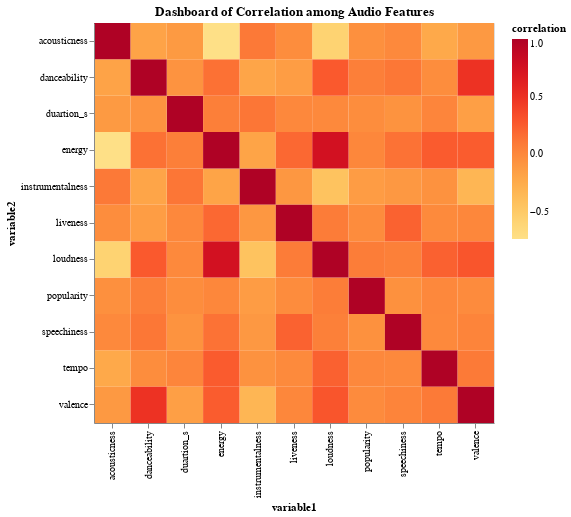

The notebook cell saved with this chart:
### Code cell
view3 = alt.Chart(cor_data).mark_rect().encode(
    alt.X('variable1:O'),
    alt.Y('variable2:O'),
    alt.Color('correlation',scale=alt.Scale(scheme='yelloworangered')),
    alt.Tooltip(['variable1','variable2','correlation_label']),
).interactive().properties(
    width=400, height=400,
    title = 'Dashboard of Correlation among Audio Features')
view3

### Figure 1 — Vega-Lite specification as saved in the notebook (floating-point values rounded to 4 significant figures)
{"config": {"view": {"continuousWidth": 400, "continuousHeight": 300}}, "data": {"name": "data-19965ee248c593342f4a331a4b3c11b7"}, "mark": "rect", "encoding": {"color": {"field": "correlation", "scale": {"scheme": "yelloworangered"}, "type": "quantitative"}, "tooltip": [{"field": "variable1", "type": "nominal"}, {"field": "variable2", "type": "nominal"}, {"field": "correlation_label", "type": "nominal"}], "x": {"field": "variable1", "type": "ordinal"}, "y": {"field": "variable2", "type": "ordinal"}}, "height": 400, "selection": {"selector032": {"type": "interval", "bind": "scales", "encodings": ["x", "y"]}}, "title": "Dashboard of Correlation among Audio Features", "width": 400, "$schema": "https://vega.github.io/schema/vega-lite/v4.17.0.json", "datasets": {"data-19965ee248c593342f4a331a4b3c11b7": [{"variable1": "popularity", "variable2": "popularity", "correlation": 1.0, "correlation_label": "1.00"}, {"variable1": "popularity", "variable2": "tempo", "correlation": 0.007267, "correlation_label": "0.01"}, {"variable1": "popularity", "variable2": "duartion_s", "correlation": -0.02312, "correlation_label": "-0.02"}, {"variable1": "popularity", "variable2": "danceability", "correlation": 0.06428, "correlation_label": "0.06"}, {"variable1": "popularity", "variable2": "loudness", "correlation": 0.07168, "correlation_label": "0.07"}, {"variable1": "popularity", "variable2": "speechiness", "correlation": -0.04709, "correlation_label": "-0.05"}, {"variable1": "popularity", "variable2": "acousticness", "correlation": -0.03885, "correlation_label": "-0.04"}, {"variable1": "popularity", "variable2": "instrumentalness", "correlation": -0.1275, "correlation_label": "-0.13"}, {"variable1": "popularity", "variable2": "liveness", "correlation": -0.01385, "correlation_label": "-0.01"}, {"variable1": "popularity", "variable2": "energy", "correlation": 0.01373, "correlation_label": "0.01"}, {"variable1": "popularity", "variable2": "valence", "correlation": -0.01152, "correlation_label": "-0.01"}, {"variable1": "tempo", "variable2": "popularity", "correlation": 0.007267, "correlation_label": "0.01"}, {"variable1": "tempo", "variable2": "tempo", "correlation": 1.0, "correlation_label": "1.00"}, {"variable1": "tempo", "variable2": "duartion_s", "correlation": 0.02599, "correlation_label": "0.03"}, {"variable1": "tempo", "variable2": "danceability", "correlation": -0.02133, "correlation_label": "-0.02"}, {"variable1": "tempo", "variable2": "loudness", "correlation": 0.2287, "correlation_label": "0.23"}, {"variable1": "tempo", "variable2": "speechiness", "correlation": 0.004032, "correlation_label": "0.00"}, {"variable1": "tempo", "variable2": "acousticness", "correlation": -0.2202, "correlation_label": "-0.22"}, {"variable1": "tempo", "variable2": "instrumentalness", "correlation": -0.05689, "correlation_label": "-0.06"}, {"variable1": "tempo", "variable2": "liveness", "correlation": -0.006117, "correlation_label": "-0.01"}, {"variable1": "tempo", "variable2": "energy", "correlation": 0.2586, "correlation_label": "0.26"}, {"variable1": "tempo", "variable2": "valence", "correlation": 0.09062, "correlation_label": "0.09"}, {"variable1": "duartion_s", "variable2": "popularity", "correlation": -0.02312, "correlation_label": "-0.02"}, {"variable1": "duartion_s", "variable2": "tempo", "correlation": 0.02599, "correlation_label": "0.03"}, {"variable1": "duartion_s", "variable2": "duartion_s", "correlation": 1.0, "correlation_label": "1.00"}, {"variable1": "duartion_s", "variable2": "danceability", "correlation": -0.06413, "correlation_label": "-0.06"}, {"variable1": "duartion_s", "variable2": "loudness", "correlation": 0.0003643, "correlation_label": "0.00"}, {"variable1": "duartion_s", "variable2": "speechiness", "correlation": -0.06074, "correlation_label": "-0.06"}, {"variable1": "duartion_s", "variable2": "acousticness", "correlation": -0.1085, "correlation_label": "-0.11"}, {"variable1": "duartion_s", "variable2": "instrumentalness", "correlation": 0.1174, "correlation_label": "0.12"}, {"variable1": "duartion_s", "variable2": "liveness", "correlation": 0.008125, "correlation_label": "0.01"}, {"variable1": "duartion_s", "variable2": "energy", "correlation": 0.06326, "correlation_label": "0.06"}, {"variable1": "duartion_s", "variable2": "valence", "correlation": -0.147, "correlation_label": "-0.15"}, {"variable1": "danceability", "variable2": "popularity", "correlation": 0.06428, "correlation_label": "0.06"}, {"variable1": "danceability", "variable2": "tempo", "correlation": -0.02133, "correlation_label": "-0.02"}, {"variable1": "danceability", "variable2": "duartion_s", "correlation": -0.06413, "correlation_label": "-0.06"}, {"variable1": "danceability", "variable2": "danceability", "correlation": 1.0, "correlation_label": "1.00"}, {"variable1": "danceability", "variable2": "loudness", "correlation": 0.2718, "correlation_label": "0.27"}, {"variable1": "danceability", "variable2": "speechiness", "correlation": 0.1095, "correlation_label": "0.11"}, {"variable1": "danceability", "variable2": "acousticness", "correlation": -0.177, "correlation_label": "-0.18"}, {"variable1": "danceability", "variable2": "instrumentalness", "correlation": -0.1947, "correlation_label": "-0.19"}, {"variable1": "danceability", "variable2": "liveness", "correlation": -0.1322, "correlation_label": "-0.13"}, {"variable1": "danceability", "variable2": "energy", "correlation": 0.1439, "correlation_label": "0.14"}, {"variable1": "danceability", "variable2": "valence", "correlation": 0.4926, "correlation_label": "0.49"}, {"variable1": "loudness", "variable2": "popularity", "correlation": 0.07168, "correlation_label": "0.07"}, {"variable1": "loudness", "variable2": "tempo", "correlation": 0.2287, "correlation_label": "0.23"}, {"variable1": "loudness", "variable2": "duartion_s", "correlation": 0.0003643, "correlation_label": "0.00"}, {"variable1": "loudness", "variable2": "danceability", "correlation": 0.2718, "correlation_label": "0.27"}, {"variable1": "loudness", "variable2": "loudness", "correlation": 1.0, "correlation_label": "1.00"}, {"variable1": "loudness", "variable2": "speechiness", "correlation": 0.0553, "correlation_label": "0.06"}, {"variable1": "loudness", "variable2": "acousticness", "correlation": -0.5827, "correlation_label": "-0.58"}, {"variable1": "loudness", "variable2": "instrumentalness", "correlation": -0.4347, "correlation_label": "-0.43"}, {"variable1": "loudness", "variable2": "liveness", "correlation": 0.07724, "correlation_label": "0.08"}, {"variable1": "loudness", "variable2": "energy", "correlation": 0.7588, "correlation_label": "0.76"}, {"variable1": "loudness", "variable2": "valence", "correlation": 0.2891, "correlation_label": "0.29"}, {"variable1": "speechiness", "variable2": "popularity", "correlation": -0.04709, "correlation_label": "-0.05"}, {"variable1": "speechiness", "variable2": "tempo", "correlation": 0.004032, "correlation_label": "0.00"}, {"variable1": "speechiness", "variable2": "duartion_s", "correlation": -0.06074, "correlation_label": "-0.06"}, {"variable1": "speechiness", "variable2": "danceability", "correlation": 0.1095, "correlation_label": "0.11"}, {"variable1": "speechiness", "variable2": "loudness", "correlation": 0.0553, "correlation_label": "0.06"}, {"variable1": "speechiness", "variable2": "speechiness", "correlation": 1.0, "correlation_label": "1.00"}, {"variable1": "speechiness", "variable2": "acousticness", "correlation": 0.005121, "correlation_label": "0.01"}, {"variable1": "speechiness", "variable2": "instrumentalness", "correlation": -0.09966, "correlation_label": "-0.10"}, {"variable1": "speechiness", "variable2": "liveness", "correlation": 0.2251, "correlation_label": "0.23"}, {"variable1": "speechiness", "variable2": "energy", "correlation": 0.1413, "correlation_label": "0.14"}, {"variable1": "speechiness", "variable2": "valence", "correlation": 0.03293, "correlation_label": "0.03"}, {"variable1": "acousticness", "variable2": "popularity", "correlation": -0.03885, "correlation_label": "-0.04"}, {"variable1": "acousticness", "variable2": "tempo", "correlation": -0.2202, "correlation_label": "-0.22"}, {"variable1": "acousticness", "variable2": "duartion_s", "correlation": -0.1085, "correlation_label": "-0.11"}, {"variable1": "acousticness", "variable2": "danceability", "correlation": -0.177, "correlation_label": "-0.18"}, {"variable1": "acousticness", "variable2": "loudness", "correlation": -0.5827, "correlation_label": "-0.58"}, {"variable1": "acousticness", "variable2": "speechiness", "correlation": 0.005121, "correlation_label": "0.01"}, {"variable1": "acousticness", "variable2": "acousticness", "correlation": 1.0, "correlation_label": "1.00"}, {"variable1": "acousticness", "variable2": "instrumentalness", "correlation": 0.09607, "correlation_label": "0.10"}, {"variable1": "acousticness", "variable2": "liveness", "correlation": -0.01908, "correlation_label": "-0.02"}, {"variable1": "acousticness", "variable2": "energy", "correlation": -0.7326, "correlation_label": "-0.73"}, {"variable1": "acousticness", "variable2": "valence", "correlation": -0.1038, "correlation_label": "-0.10"}, {"variable1": "instrumentalness", "variable2": "popularity", "correlation": -0.1275, "correlation_label": "-0.13"}, {"variable1": "instrumentalness", "variable2": "tempo", "correlation": -0.05689, "correlation_label": "-0.06"}, {"variable1": "instrumentalness", "variable2": "duartion_s", "correlation": 0.1174, "correlation_label": "0.12"}, {"variable1": "instrumentalness", "variable2": "danceability", "correlation": -0.1947, "correlation_label": "-0.19"}, {"variable1": "instrumentalness", "variable2": "loudness", "correlation": -0.4347, "correlation_label": "-0.43"}, {"variable1": "instrumentalness", "variable2": "speechiness", "correlation": -0.09966, "correlation_label": "-0.10"}, {"variable1": "instrumentalness", "variable2": "acousticness", "correlation": 0.09607, "correlation_label": "0.10"}, {"variable1": "instrumentalness", "variable2": "instrumentalness", "correlation": 1.0, "correlation_label": "1.00"}, {"variable1": "instrumentalness", "variable2": "liveness", "correlation": -0.08715, "correlation_label": "-0.09"}, {"variable1": "instrumentalness", "variable2": "energy", "correlation": -0.181, "correlation_label": "-0.18"}, {"variable1": "instrumentalness", "variable2": "valence", "correlation": -0.3308, "correlation_label": "-0.33"}, {"variable1": "liveness", "variable2": "popularity", "correlation": -0.01385, "correlation_label": "-0.01"}, {"variable1": "liveness", "variable2": "tempo", "correlation": -0.006117, "correlation_label": "-0.01"}, {"variable1": "liveness", "variable2": "duartion_s", "correlation": 0.008125, "correlation_label": "0.01"}, {"variable1": "liveness", "variable2": "danceability", "correlation": -0.1322, "correlation_label": "-0.13"}, {"variable1": "liveness", "variable2": "loudness", "correlation": 0.07724, "correlation_label": "0.08"}, {"variable1": "liveness", "variable2": "speechiness", "correlation": 0.2251, "correlation_label": "0.23"}, {"variable1": "liveness", "variable2": "acousticness", "correlation": -0.01908, "correlation_label": "-0.02"}, {"variable1": "liveness", "variable2": "instrumentalness", "correlation": -0.08715, "correlation_label": "-0.09"}, {"variable1": "liveness", "variable2": "liveness", "correlation": 1.0, "correlation_label": "1.00"}, {"variable1": "liveness", "variable2": "energy", "correlation": 0.1889, "correlation_label": "0.19"}, {"variable1": "liveness", "variable2": "valence", "correlation": 0.01231, "correlation_label": "0.01"}, {"variable1": "energy", "variable2": "popularity", "correlation": 0.01373, "correlation_label": "0.01"}, {"variable1": "energy", "variable2": "tempo", "correlation": 0.2586, "correlation_label": "0.26"}, {"variable1": "energy", "variable2": "duartion_s", "correlation": 0.06326, "correlation_label": "0.06"}, {"variable1": "energy", "variable2": "danceability", "correlation": 0.1439, "correlation_label": "0.14"}, {"variable1": "energy", "variable2": "loudness", "correlation": 0.7588, "correlation_label": "0.76"}, {"variable1": "energy", "variable2": "speechiness", "correlation": 0.1413, "correlation_label": "0.14"}, {"variable1": "energy", "variable2": "acousticness", "correlation": -0.7326, "correlation_label": "-0.73"}, {"variable1": "energy", "variable2": "instrumentalness", "correlation": -0.181, "correlation_label": "-0.18"}, {"variable1": "energy", "variable2": "liveness", "correlation": 0.1889, "correlation_label": "0.19"}, {"variable1": "energy", "variable2": "energy", "correlation": 1.0, "correlation_label": "1.00"}, {"variable1": "energy", "variable2": "valence", "correlation": 0.2563, "correlation_label": "0.26"}, {"variable1": "valence", "variable2": "popularity", "correlation": -0.01152, "correlation_label": "-0.01"}, {"variable1": "valence", "variable2": "tempo", "correlation": 0.09062, "correlation_label": "0.09"}, {"variable1": "valence", "variable2": "duartion_s", "correlation": -0.147, "correlation_label": "-0.15"}, {"variable1": "valence", "variable2": "danceability", "correlation": 0.4926, "correlation_label": "0.49"}, {"variable1": "valence", "variable2": "loudness", "correlation": 0.2891, "correlation_label": "0.29"}, {"variable1": "valence", "variable2": "speechiness", "correlation": 0.03293, "correlation_label": "0.03"}, {"variable1": "valence", "variable2": "acousticness", "correlation": -0.1038, "correlation_label": "-0.10"}, {"variable1": "valence", "variable2": "instrumentalness", "correlation": -0.3308, "correlation_label": "-0.33"}, {"variable1": "valence", "variable2": "liveness", "correlation": 0.01231, "correlation_label": "0.01"}, {"variable1": "valence", "variable2": "energy", "correlation": 0.2563, "correlation_label": "0.26"}, {"variable1": "valence", "variable2": "valence", "correlation": 1.0, "correlation_label": "1.00"}]}}
